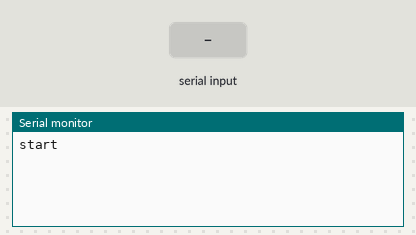
Bench run of a sketch on a simulated Arduino Uno, built with avr-gcc and run on an emulated ATmega328P. Parts: the last lines printed to the serial monitor. The inputs (shaded band) are chosen by the test bench.

Above: at 1.2 s.
1.3 s: "1" received over the second serial link
At 1.9 s:
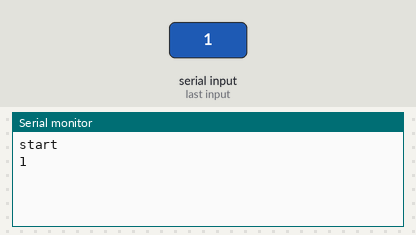
2.8 s: "0" received over the second serial link
At 4.2 s:
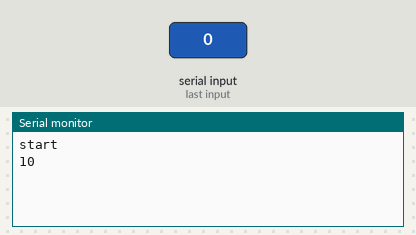

The sketch:

at_command.ino
```cpp
#include <SoftwareSerial.h>

SoftwareSerial BTSerial(2,3);
void setup()
{
  Serial.begin(9600); //컴퓨터와의 통신속도 설정
  Serial.println("start");
  BTSerial.begin(9600);//블루투스와의 통신속도 설정
}

void loop()
{

  //delay(1);
  while (BTSerial.available()) {
    Serial.write(BTSerial.read());  //블루투스 데이터 -> 시리얼 모니터
  }
  //delay(1);
  while (Serial.available()) {
    BTSerial.write(Serial.read());  //시리얼 모니터 -> 블루투스
  }
}
```

Measured:
- after the input at 1.3 s, the serial monitor: prints a new line at once (image 1)
- after the input at 2.8 s, the serial monitor: prints a new line at once (image 2)
